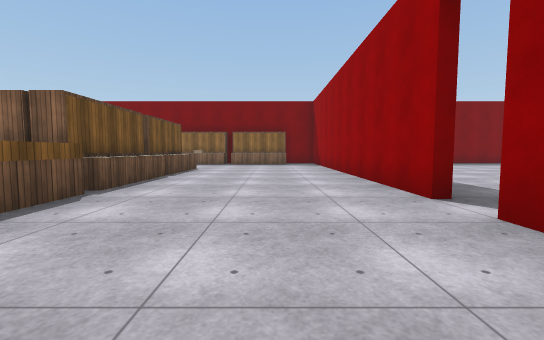
[1] (above)

22 first-person views from a walk through a Unity game level. The camera is 1.2 m above the floor, tilts 4° down and sees 90° across. Doors are open. The floor is counted in squares, 2 m on a side. Each view is taken from the middle of a square. On the plan, view 1 faces up. The plan holds only what a view shows up to about 9 squares ahead; the rest is blank. The place goes on beyond the plan. The player is left out. Surface patterns are stand-ins for the level's own textures.

[2]
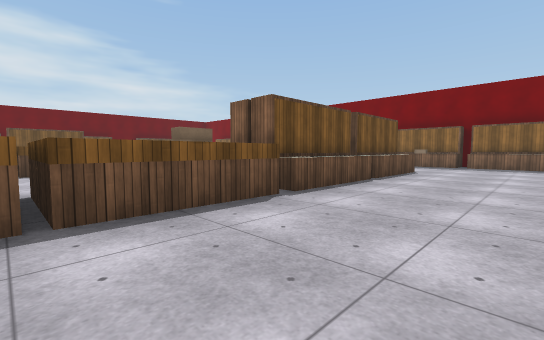

[3]
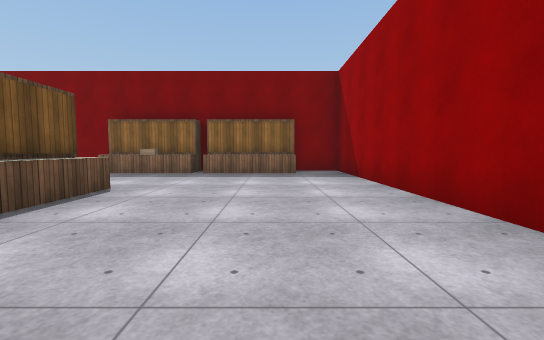

[4]
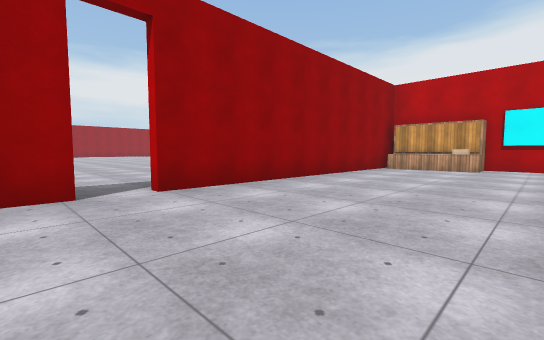

[5]
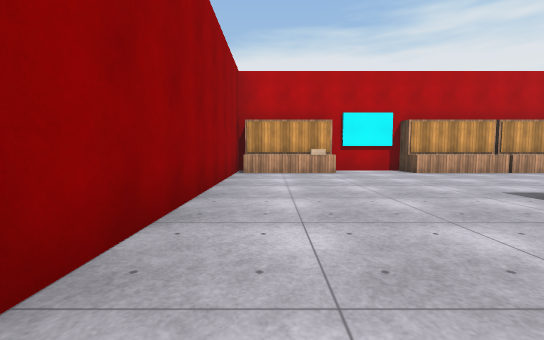

[6]
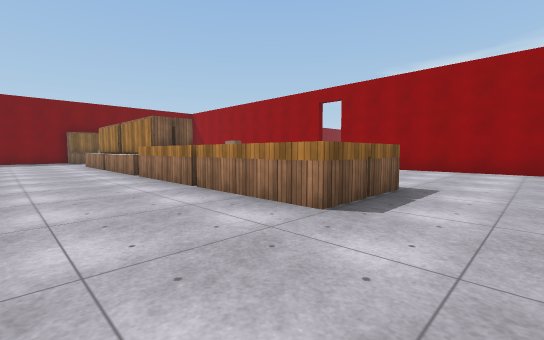

[7]
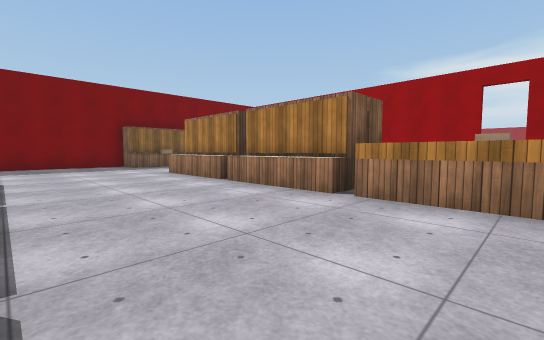

[8]
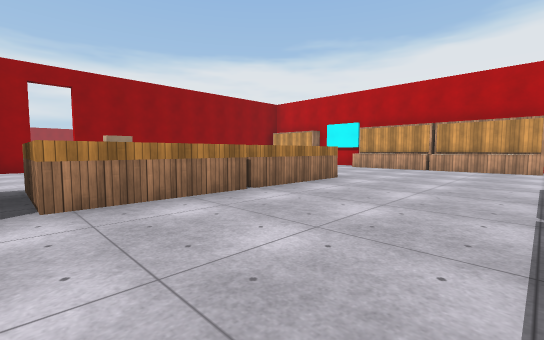

[9]
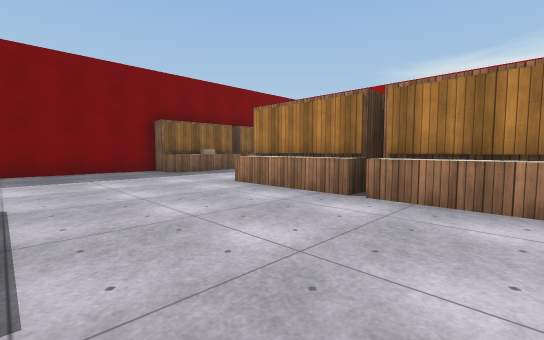

[10]
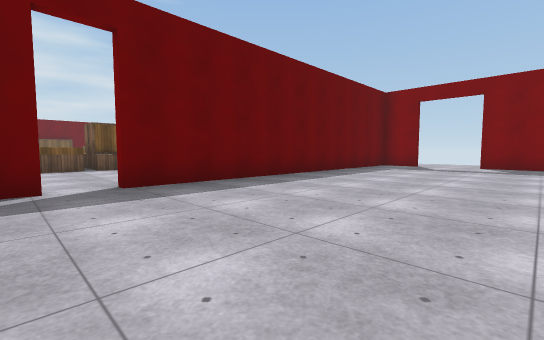

[11]
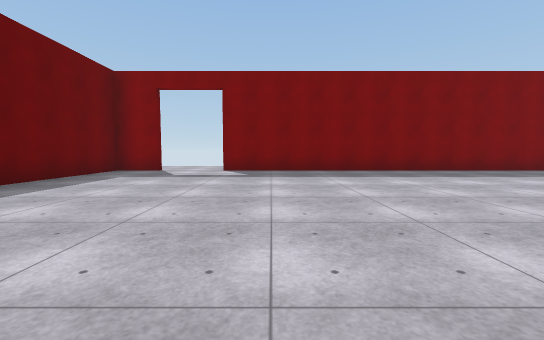

[12]
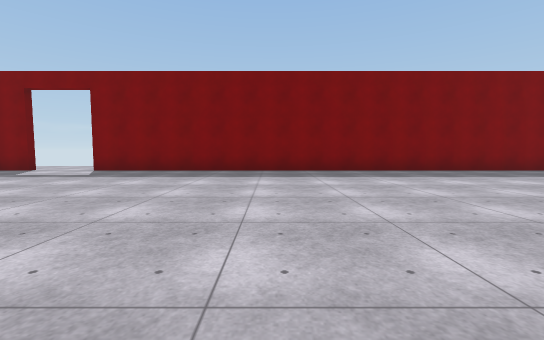

[13]
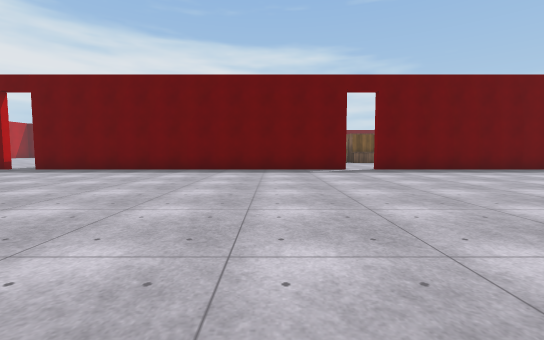

[14]
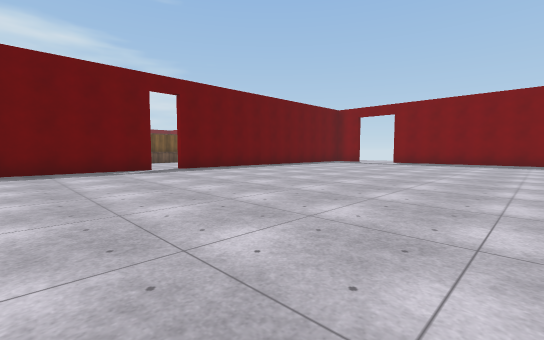

[15]
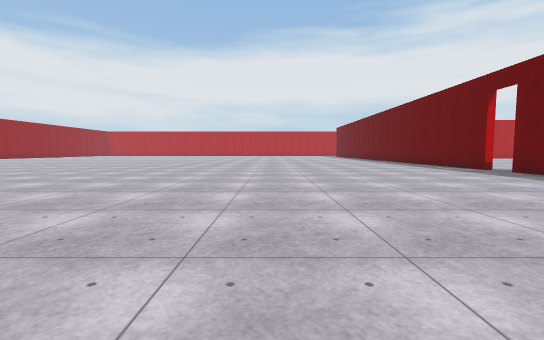

[16]
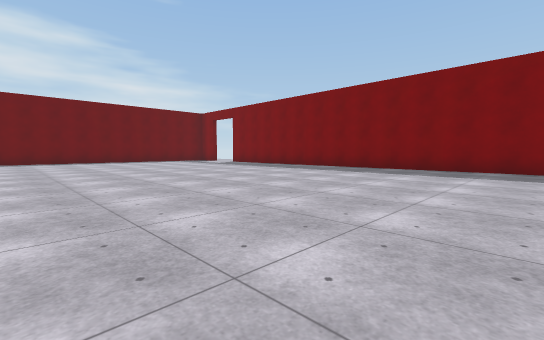

[17]
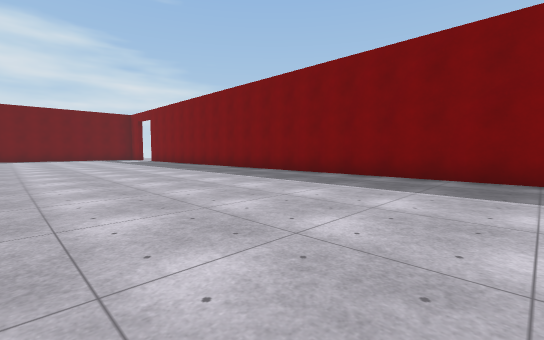

[18]
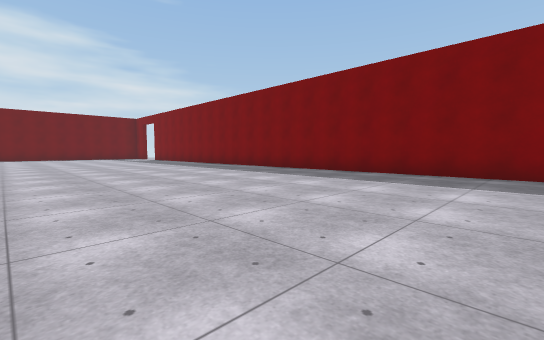

[19]
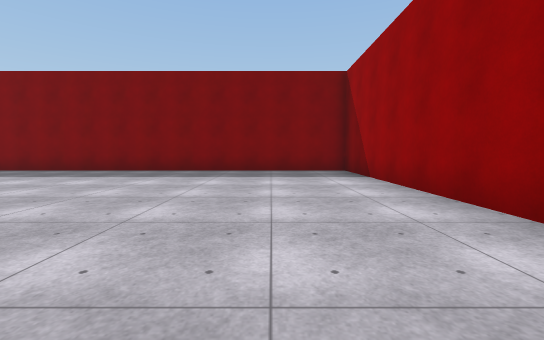

[20]
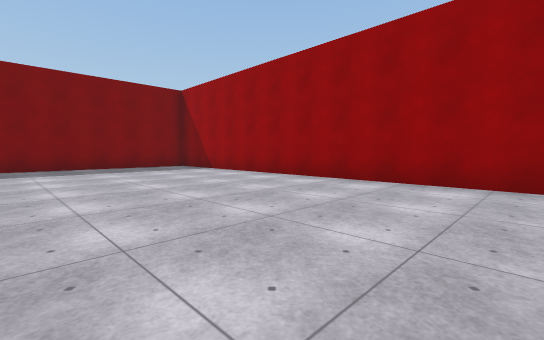

[21]
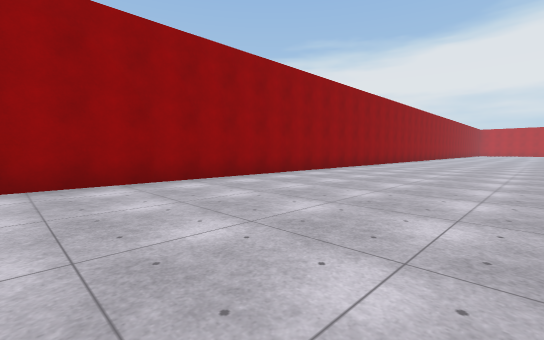

[22]
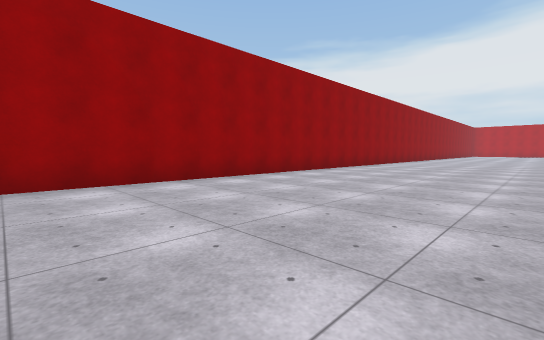

### Floor plan
Points are (right, up) in squares from view 1. A wall is a line through its corners. A room is listed if a view was taken in it or the views show most of it. See-through windows are left out.
Room 1 (views 1, 2, 3, 4, 5, 6, 7, 8, 9)
walls: (-2.6, 4.1) (-4.7, 4.1); (-4.2, 4) (-4.2, 6.6); (-2.5, 1.3) (-4.7, 1.3) (-4.7, 3.8) (-2.6, 3.8) (-2.6, 3.4); (-3.1, 6.6) (-3.1, 4); (-4.2, 6.8) (-4.2, 9.4); (-2.5, -1.4) (-4.7, -1.4) (-4.7, 1.1); (2, 3.3) (2, 13.4) (0.6, 13.4); (-3.1, 9.4) (-3.1, 6.8) (-4.7, 6.8); (-3.1, -5.4) (-3.1, -6.4) (-0.7, -6.4) (-0.7, -5.4); (-0.7, -5.8) (1.8, -5.8); (-4.7, 12.3) (-4.7, 13.4) (-8.1, 13.4); (-5.4, -6.2) (-5.4, -5.4); (-2.1, 12.8) (-4.8, 12.8); (-8, -5.8) (-2.9, -5.8); (-2.2, 13.2) (-2.2, 12.3); (0.8, 12.8) (-1.9, 12.8); (2, -6.4) (2, 2.4)
low walls: (-4.7, 4.1) (-4.7, 6.6); (-2.6, 6.6) (-2.6, 4.1); (-4.7, 6.8) (-4.7, 9.4); (-2.6, 9.4) (-2.6, 6.8); (-0.7, -5.4) (1.8, -5.4); (-2.2, 12.3) (-4.7, 12.3); (-8, -5.4) (-3.1, -5.4); (0.8, 12.3) (-1.9, 12.3)
ways out: open door at (2, 3) to room 2
objects: block (-3, 2) to (-3, 3); other object (-3, 12)
Room 2 (views 10, 11, 12, 13, 14, 15, 16, 17, 18, 19, 20, 21, 22)
walls: (2.3, 2.5) (2.3, -7.6); (29.2, -6.6) (29.2, 13.4) (5.5, 13.4); (2.3, -8.5) (2.3, -9.1); (3.6, 13.4) (2.3, 13.4) (2.3, 3.4)
ways out: open door at (2, 3) to room 1; open door at (2, -8); open door at (4.5, 13.5)

Where each view was taken, in squares from view 1:
view 1: 0 up, 0 right, facing up
view 2: 1 up, 0 right, facing up-left
view 3: 5 up, 0 right, facing up
view 4: 4 up, 2 left, facing down-right
view 5: 2 up, 1 right, facing down
view 6: 3 down, 7 left, facing up-right
view 7: 2 up, 8 left, facing up-right
view 8: 4 up, 8 left, facing down-right
view 9: 5 up, 8 left, facing up-right
view 10: 2 up, 7 right, facing up-left
view 11: 5 up, 7 right, facing up
view 12: 5 up, 11 right, facing up
view 13: 0 up, 11 right, facing left
view 14: 1 down, 11 right, facing up-left
view 15: 0 up, 9 right, facing down
view 16: 4 up, 18 right, facing up-left
view 17: 7 up, 22 right, facing up-left
view 18: 6 up, 24 right, facing up-left
view 19: 5 up, 27 right, facing up
view 20: 3 up, 24 right, facing up-right
view 21: 5 up, 24 right, facing down-right
view 22: 1 up, 24 right, facing down-right
